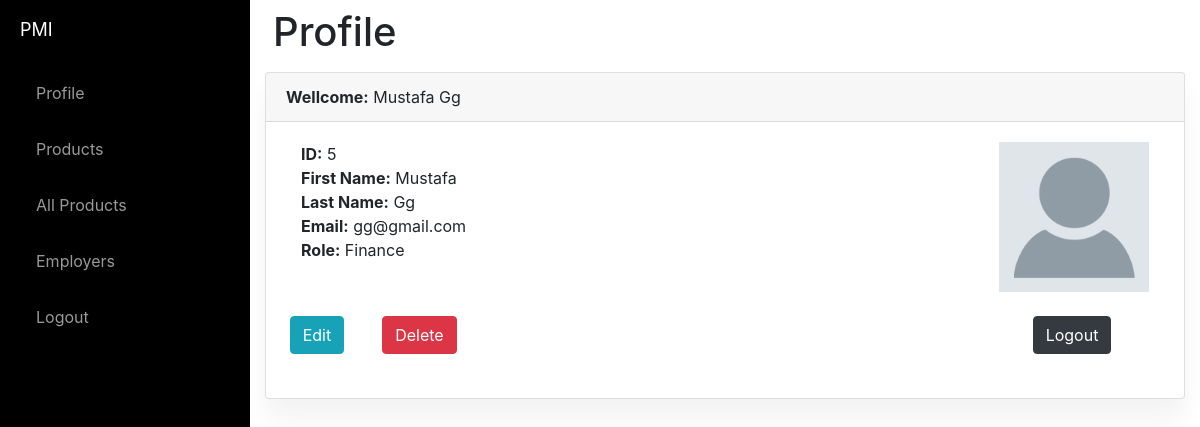
Screenshot of /profile (signed in) with the database file from the repository.
### website/models.py (models this page shows)
class User(db.Model, UserMixin):
    id = db.Column(db.Integer, primary_key=True)
    email = db.Column(db.String(150), unique=True)
    password = db.Column(db.String(150))
    first_name = db.Column(db.String(150))
    last_name = db.Column(db.String(150))
    role = db.Column(db.String(150))
    product = db.relationship('Product')

### website/views.py (the view)
@views.route('/profile')
@login_required
def profile():
    profile = User.query.all()
    return render_template("profile.html", User=User, user=current_user)

### website/templates/profile.html
{% extends "base.html" %} {% block title %}Profile{% endblock %} {% block content%}
<div class="p-2">
    <h1>Profile</h1>
</div>
<div class="card">
    <div class="card-header">
        <strong>Wellcome:</strong> {{current_user.first_name[0]|upper}}{{current_user.first_name[1:] }}
        {{current_user.last_name[0]|upper}}{{current_user.last_name[1:] }}
    </div>
    <div class="card-body">
        <div class="container">
            <div class="row">
                <div class="col-8">
                    <strong>ID:</strong>
                    {{current_user.id}}<br>
                    <strong>First Name:</strong>
                    {{current_user.first_name[0]|upper}}{{current_user.first_name[1:] }}<br>
                    <strong>Last Name:</strong>
                    {{current_user.last_name[0]|upper}}{{current_user.last_name[1:] }}<br>
                    <strong>Email:</strong>
                    {{current_user.email}} <br>
                    <strong>Role:</strong>
                    {{current_user.role}}
                    <br><br>
                </div>
                <div class="col-4">
                    <img src="{{ url_for('static',filename='IMG/Avatar.png')}}" alt="Avatar" width="150" align="right">
                </div>
            </div>
        </div>
        <br>
        <div class="container">
            <div class="row">
                <div class="col-1">
                    <a href="/update-user/{{user.id}}"
                    class="btn btn-info float-right ml-2 stretched-link ">Edit</a></div>
                <div class="col-1">
                    <a href="/delete-user/{{user.id}}"
                    class="btn btn-danger  ml-2 stretched-link">Delete</a>
                </div>
                <div class="col-8">
                </div>
                <div class="col-1">
                    <a href="/logout" class="btn btn-dark">Logout</a><br><br>
                </div>
            </div>
        </div>
    </div>
</div>
{% endblock %}

### website/static/index.css (style rules this page uses)
body { background:#eee; }
body { overflow-x: hidden; }
.card { box-shadow: 0 20px 27px 0 rgb(0 0 0 / 5%); }
.card { position: relative; display: flex; flex-direction: column; min-width: 0; word-wrap: break-word; background-color: #fff; background-clip: border-box; border: 0 solid rgba(0,0,0,.125); border-radius: 1rem; }
.card-body { -webkit-box-flex: 1; -ms-flex: 1 1 auto; flex: 1 1 auto; padding: 1.5rem 1.5rem; }

### rows the page displays
User: first_name "M", first_name "ustafa", last_name "G", last_name "g", id "5", email "gg@gmail.com", role "Finance"
